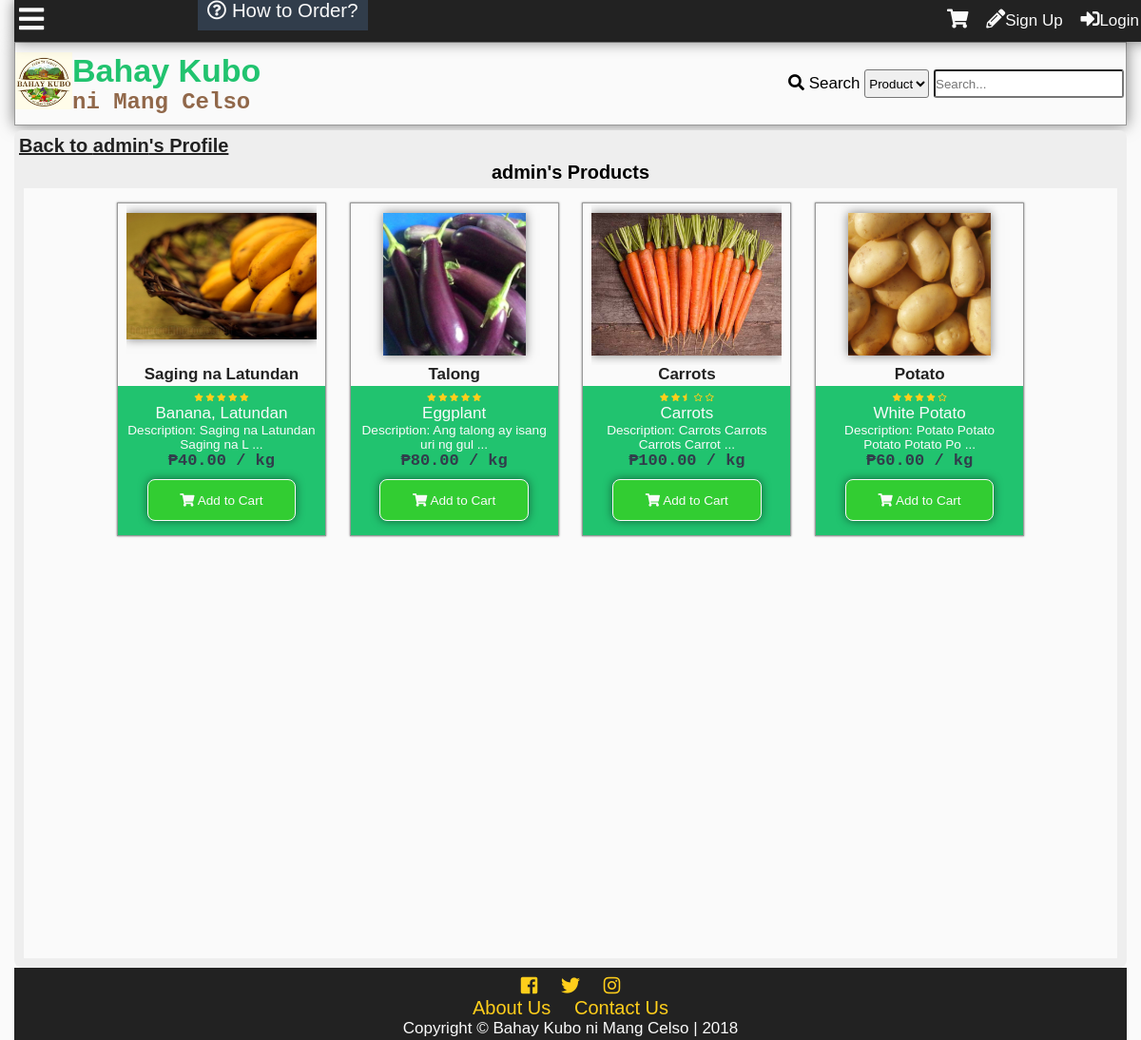
/myproducts.php?id=1, run on an earlier commit of the app's database.
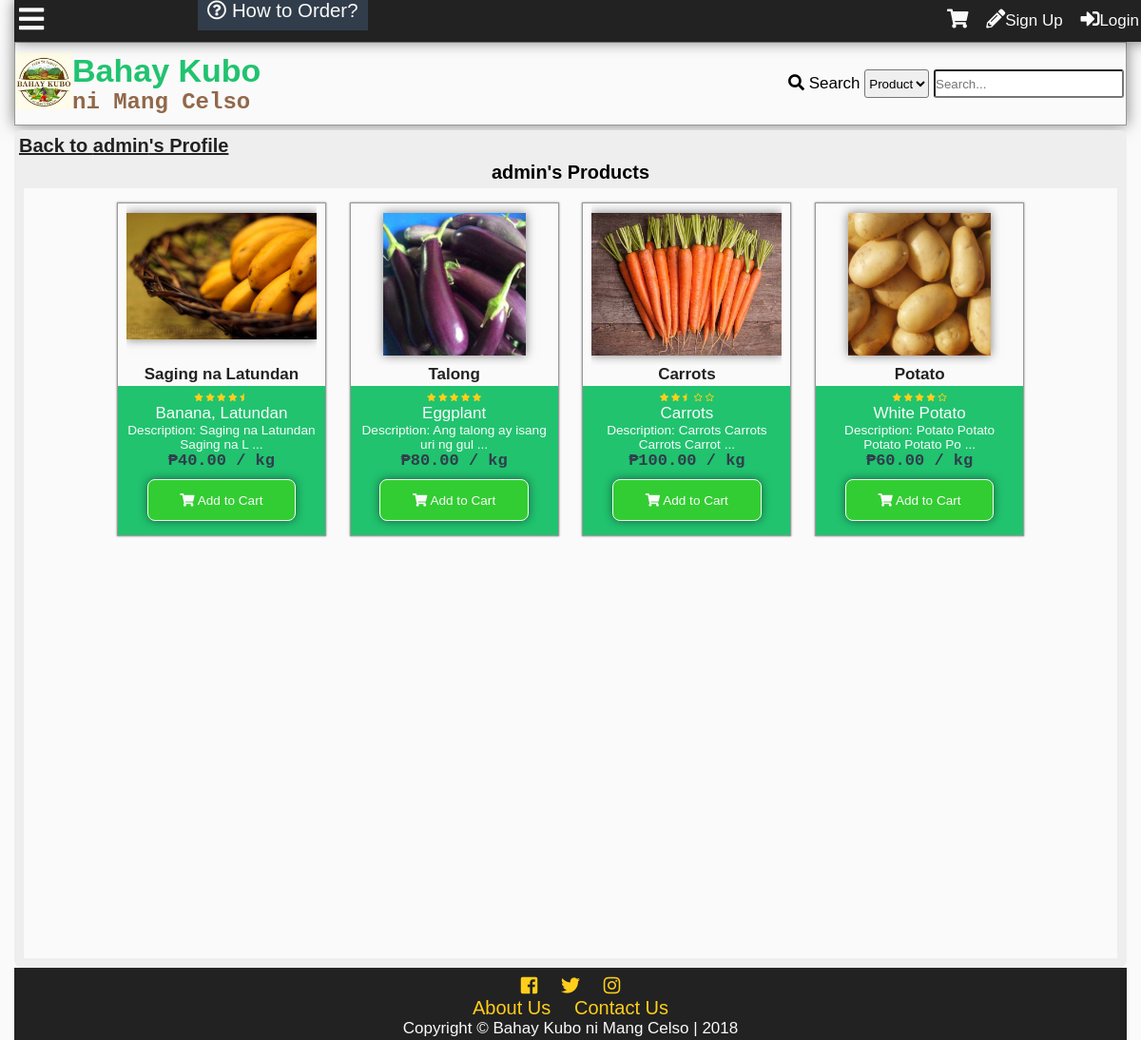
And on a later commit of the database.
### tables this page shows
CREATE TABLE `tblproduct` (
  `productid` int(11) NOT NULL,
  `categoryid` int(11) NOT NULL,
  `productname` varchar(100) NOT NULL,
  `description` mediumtext NOT NULL,
  `farmid` int(11) NOT NULL,
  `userid` int(11) NOT NULL,
  `dateposted` datetime DEFAULT NULL,
  `price` decimal(10,2) NOT NULL,
  `img` varchar(200) NOT NULL,
  `view` int(11) NOT NULL,
  `rating` decimal(10,2) NOT NULL,
  `is_approved` tinyint(1) NOT NULL,
  `is_available` int(11) NOT NULL
);

CREATE TABLE `tblcategory` (
  `categoryid` int(11) NOT NULL,
  `category` varchar(100) NOT NULL,
  `status` int(11) NOT NULL,
  `low` decimal(10,2) NOT NULL,
  `high` decimal(10,2) NOT NULL,
  `prevailing` decimal(10,2) NOT NULL
);

### myproducts.php (the view, shortened to what the changed rows need)
<?php
	include'functions.php';
	require_once'connection.php';
	if(!isset($_GET['id'])){
		die('This page doesn\'t exist.');
	}else{
		$getid=$_GET['id'];
		$sql = "SELECT username FROM tbluser WHERE userid='$getid' AND usertypeid IN(3,4)";
		$result = $conn->query($sql);
		$fetch = $result->fetch_object();
		if(!$fetch){
			die('This page doesn\'t exist.');
		}else{
			$username = $fetch->username;
		}
	}
	if(isset($_SESSION['id'])){
		$tuserid = $_SESSION['id'];
	}else{
		$tuserid = 'none';
	}
?>
<!DOCTYPE html>
<html lang="en">
<head>
  	<link rel="stylesheet" href="css/style.css">
  	<link rel="stylesheet" href="css/fontawesome-all.css">
</head>
<body onscroll="scrollOpacity()">
	<div class="main-container">
	<?php
		addheader();
	?>
	<div class="other-content">
		<h1><a class="btp" href="profile.php?id=<?php echo $_GET['id'] ?>">Back to <?php echo $username ?>'s Profile</a></h1>
		<div class="my-products">
<?php
$sql = "SELECT productid,category, productname, description, farmname, t1.userid,username, dateposted, price, img, rating, is_approved FROM tblproduct as t1
LEFT JOIN tblcategory as t2
	ON t1.categoryid = t2.categoryid
LEFT JOIN tbluser as t3
	ON t1.userid = t3.userid
LEFT JOIN tblfarm as t4
	ON t1.farmid = t4.farmid
WHERE t1.userid = '$getid'
ORDER BY dateposted DESC";
$result = $conn->query($sql);
while($row = $result->fetch_object()){
	$id = $row->productid;
	$category = $row->category;
	$product = $row->productname;
	$desc = $row->description;
	$userid = $row->userid;
	$price = $row->price;
	$img = $row->img;
	$rating = $row->rating;
	$approved = $row->is_approved;
	if($approved == 0 AND $userid!=$tuserid){
	}else{
	echo'
	<div class="product">
	<a href="product.php?id='.$id.'">
	<div class="product-img-wrap">
		<img src="'.$img.'" alt="Product Image">
	</div>
	<p class="product-title">'.$product.'</p>
	</a>
	<div class="product-content">
	<a href="product.php?id='.$id.'">
	<p>';
	starsystem($rating);
	echo'
	</p>
	<p class="product-category">'.$category.'</p>
	<p class="product-desc">Description: '.substr($desc,0,30).' ...</p>
	</a>
	<p class="product-price">₱'.number_format($price,2).' / kg</p>
	<div class="add-to-cart" value="'.$id.'" onclick="addThistoCart(this)"><i class="fas fa-shopping-cart"></i> Add to Cart</div>
	</div>
	</div>';
	}
}
?>
		</div>
	</div>
	</div>
</body>
</html>

### functions.php (shortened to what the changed rows need)
<?php
function addheader(){
	echo'<header id="main-header">
			<div class="grid-header">
				<div class="box1">
					<a href="index.php">
						<div class="logo">
							<img src="img/logo.jpg">
						</div>
						<div id="header-text">
						<h1 id="first-text">Bahay Kubo</h1><br>
							<h2 id="second-text"> ni Mang Celso</h2>
						</div>
					</a>
				</div>
				<div class="box2">';
				echo'</div>
				<div class="modal2">
				</div>
				<div id="search-dropdown">
				</div>
			</div>
		</header>
		<div class="subheader">
			<div class="subgrid">
				<div class="svg">
					<p class="open-slide" onclick="openSlideMenu()">
						<i class="fas fa-bars"></i>
					</p>
				</div>
				<div class="nav">
					<a id="How-to" href="about.php#how-to-order"><i class="far fa-question-circle"></i> How to Order?</a>
				</div>
				<div class="profile-grid">';
				echo'</div>
			</div>
		</div>
	';
}
function starsystem($percent){
	echo'<div class="star-system" title="'.$percent.'% rating">';
	if($percent>=98){
	echo'
		<i class="fas fa-star"></i>
		<i class="fas fa-star"></i>
		<i class="fas fa-star"></i>
		<i class="fas fa-star"></i>
		<i class="fas fa-star"></i>
	';
	}else if($percent>=85 & $percent<98){
	echo'
		<i class="fas fa-star"></i>
		<i class="fas fa-star"></i>
		<i class="fas fa-star"></i>
		<i class="fas fa-star"></i>
		<i class="fas fa-star-half"></i>
	';
	}else if($percent>=75 & $percent<85){
	echo'
		<i class="fas fa-star"></i>
		<i class="fas fa-star"></i>
		<i class="fas fa-star"></i>
		<i class="fas fa-star"></i>
		<i class="far fa-star"></i>
	';
	}else if($percent>=65 & $percent<75){
	echo'
		<i class="fas fa-star"></i>
		<i class="fas fa-star"></i>
		<i class="fas fa-star"></i>
		<i class="fas fa-star-half"></i>
		<i class="far fa-star"></i>
	';
	}else if($percent>=55 & $percent<65){
	echo'
		<i class="fas fa-star"></i>
		<i class="fas fa-star"></i>
		<i class="fas fa-star"></i>
		<i class="far fa-star"></i>
		<i class="far fa-star"></i>
	';
	}else if($percent>=45 & $percent<55){
	echo'
		<i class="fas fa-star"></i>
		<i class="fas fa-star"></i>
		<i class="fas fa-star-half"></i>
		<i class="far fa-star"></i>
		<i class="far fa-star"></i>
	';
	}else if($percent>=35 & $percent<45){
	echo'
		<i class="fas fa-star"></i>
		<i class="fas fa-star"></i>
		<i class="far fa-star"></i>
		<i class="far fa-star"></i>
		<i class="far fa-star"></i>
	';
	}else if($percent>=25 & $percent<35){
	echo'
		<i class="fas fa-star"></i>
		<i class="fas fa-star-half"></i>
		<i class="far fa-star"></i>
		<i class="far fa-star"></i>
		<i class="far fa-star"></i>
	';
	}else if($percent>=15 & $percent<25){
	echo'
		<i class="fas fa-star"></i>
		<i class="far fa-star"></i>
		<i class="far fa-star"></i>
		<i class="far fa-star"></i>
		<i class="far fa-star"></i>
	';
	}else if($percent>=4 & $percent<15){
	echo'
		<i class="fas fa-star-half"></i>
		<i class="far fa-star"></i>
		<i class="far fa-star"></i>
		<i class="far fa-star"></i>
		<i class="far fa-star"></i>
	';
	}else if($percent<4){
	echo'
		<i class="far fa-star"></i>
		<i class="far fa-star"></i>
		<i class="far fa-star"></i>
		<i class="far fa-star"></i>
		<i class="far fa-star"></i>
	';
	}
	echo'</div>';
}

What changed in the data, as far as the page shows it:
changed tblproduct "Saging na Latundan": rating 100 → 90 (drawn)
